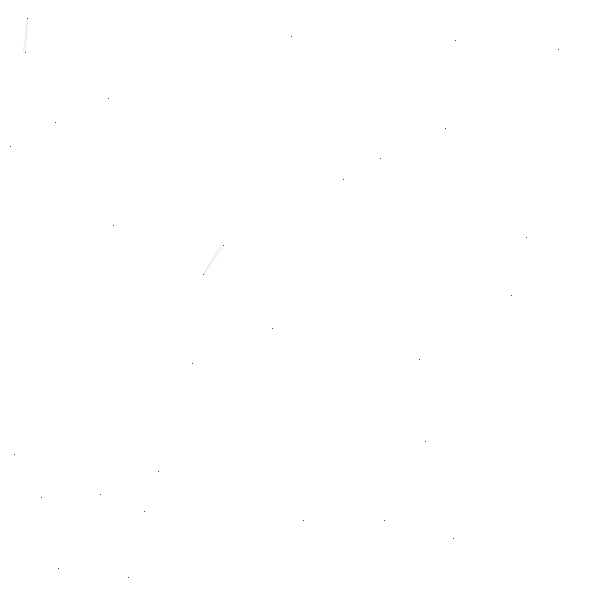
Frame 1 (no input)
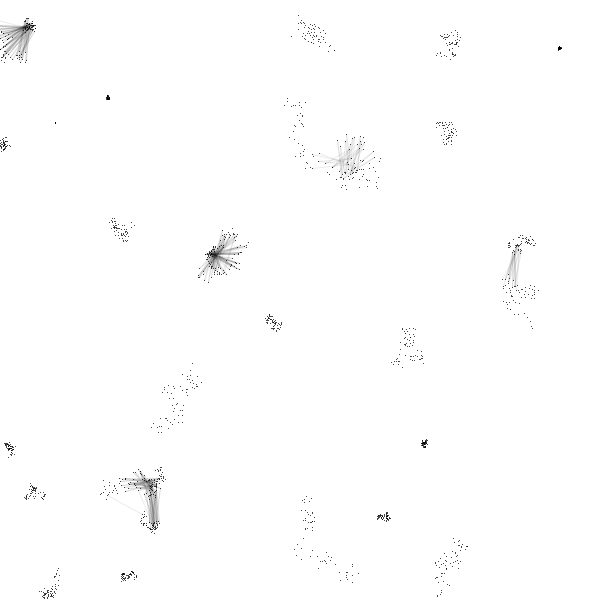
Frame 60 (the mouse pressed at the canvas centre just before this capture)
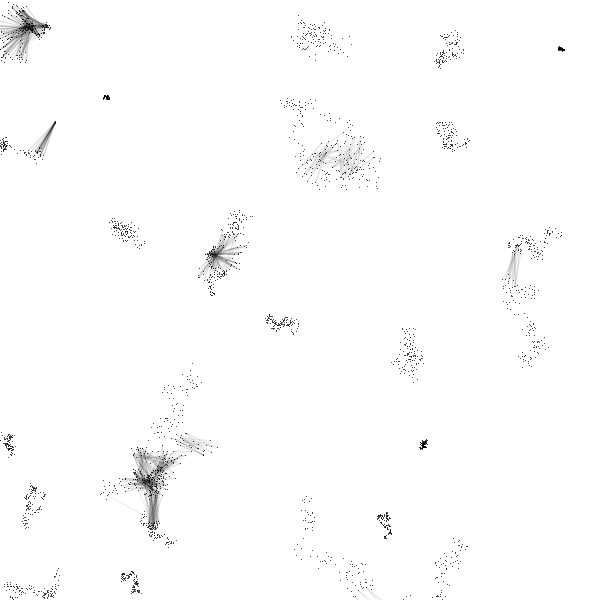
Frame 120 (the mouse held since frame 60 and released just before this capture)

The Processing sketch that drew these frames (run headless with seeded random() and noise(); from frame 60 on, the mouse is pressed at the canvas centre):

// Processing sketch: BasicRandomWalker_Class_array
// ── BasicRandomWalker_Class_array.pde
RW[] randwalk;
int num = 30;

void setup() {
  size(600, 600);

  randwalk = new RW[num];

  for (int i = 0; i < num; i++) {
    randwalk[i]= new RW(random(width), random(height), random(10));
  }
   background(255);
}

void draw() {

  for (int i = 0; i < num; i++) {
    randwalk[i].randwalk();
    randwalk[i].prox();
  }
}

class RW {

  float x;
  float y;
  float rstep ;

  RW(float x, float y, float rstep) {
    this.x = x;
    this.y = y;
    this.rstep = rstep;
  }

  void randwalk() {

    x = x+random(-rstep, rstep);
    y = y+random(-rstep, rstep);
    stroke(0);
    point(x, y);
    // ellipse(x, y,10,10);
  }

  void prox() {

    for (int i = 0; i < num; i++) {
      float d = dist(this.x, this.y, randwalk[i].x, randwalk[i].y);
      if (d <= 40) {
        stroke(0, 20);
        line( this.x, this.y, randwalk[i].x, randwalk[i].y);
      }
    }
  }
}
